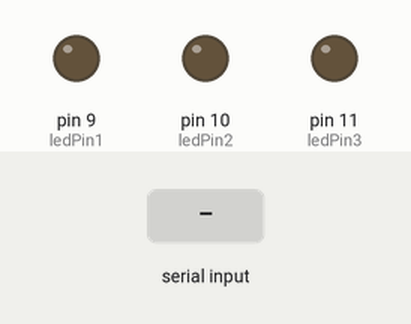
Simulated run of this sketch. Board: Arduino Uno, built with avr-gcc and run on an emulated ATmega328P. Parts: output pins drawn as LEDs (lit = HIGH). The test bench sets the inputs (shaded band).

Above: at 1.2 s.
1.3 s: byte 116 (116) received over Serial
At 1.9 s:
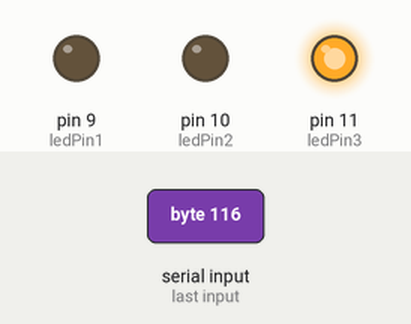
At 4.6 s:
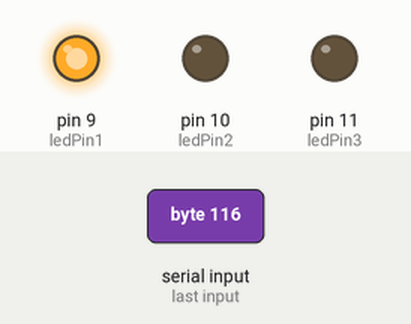
Timing chart, 0 to 8.9 s (numbered marks = the images above; inputs shaded):
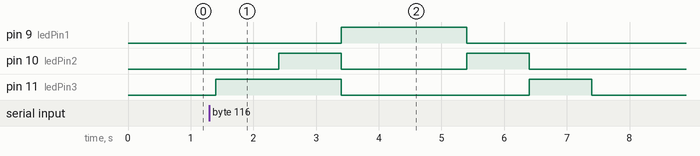

Measured:
- after the input at 1.3 s, pin 9 (ledPin1): LOW → HIGH after 2.1 s, → LOW 2.0 s later; pin 10 (ledPin2): alternates HIGH for 1.0 s and LOW for 2.0 s, 4 changes in all, then stays LOW, starting after 1.1 s; pin 11 (ledPin3): LOW → HIGH after 0.10 s, → LOW 2.0 s later, → HIGH 3.0 s later, → LOW 1.0 s later

The sketch:

interfacingArduino.ino
```cpp
const int ledPin1 = 9;      // the pin that the LED is attached to


const int ledPin2 = 10;
const int ledPin3 = 11;

boolean led1 = LOW;
boolean led2 = LOW;
boolean led3 = LOW;

int power = 255;

void setup() {

  // initialize the serial communication:

  Serial.begin(9600);

  // initialize the ledPin as an output:

  pinMode(ledPin1, OUTPUT);
  pinMode(ledPin2, OUTPUT);
  pinMode(ledPin3, OUTPUT);
}

void loop() {

  int brightness = 0;

  // check if data has been sent from the computer:

  if (Serial.available()) {

    // read the most recent byte (which will be from 0 to 255):

    brightness = Serial.read();
    if (brightness == 114)
    {

      if (led3 == LOW)
      {
        analogWrite(ledPin3, power);
        led3 = HIGH;
      }
      else
      {
        analogWrite(ledPin3, 0);
        led3 = LOW;
      }
    }

    if (brightness == 121)
    {

      if (led2 == LOW)
      {
        analogWrite(ledPin2, power);
        led2 = HIGH;
      }
      else
      {
        analogWrite(ledPin2, 0);
        led2 = LOW;
      }
    }

    if (brightness == 103)
    {

      if (led1 == LOW)
      {
        analogWrite(ledPin1, power);
        led1 = HIGH;
      }
      else
      {
        analogWrite(ledPin1, 0);
        led1 = LOW;
      }
    }
    if(brightness >= 48 && brightness <= 59)
    {
      brightness = brightness - 48;
      brightness = map(brightness, 0, 10, 0, 255);
      // set the brightness of the LED:
      power = brightness;

      if(led1 == HIGH)
      {
        analogWrite(ledPin1, power);
      }
       if(led2 == HIGH)
      {
        analogWrite(ledPin2, power);
      }
       if(led3 == HIGH)
      {
        analogWrite(ledPin3, power);
      }
    }

      if(brightness == 116)
      {
        traffic();
      }
  }


}

void traffic()
{
  analogWrite(ledPin3,0);
  analogWrite(ledPin2,0);
  analogWrite(ledPin1,0);
  delay(100);
  analogWrite(ledPin3, power);
  delay(1000);
  analogWrite(ledPin2, power);
  delay(1000);
  analogWrite(ledPin3, 0);
  analogWrite(ledPin2,0);
  analogWrite(ledPin1, power);
  delay(2000);
  analogWrite(ledPin2, power);
  analogWrite(ledPin1, 0);
  delay(1000);
  analogWrite(ledPin3, power);
  analogWrite(ledPin2,0);
  delay(1000);
  analogWrite(ledPin3,0);
  analogWrite(ledPin2,0);
  analogWrite(ledPin1,0);
  led1 = LOW;
  led2 = LOW;
  led3 = LOW;

}
```
